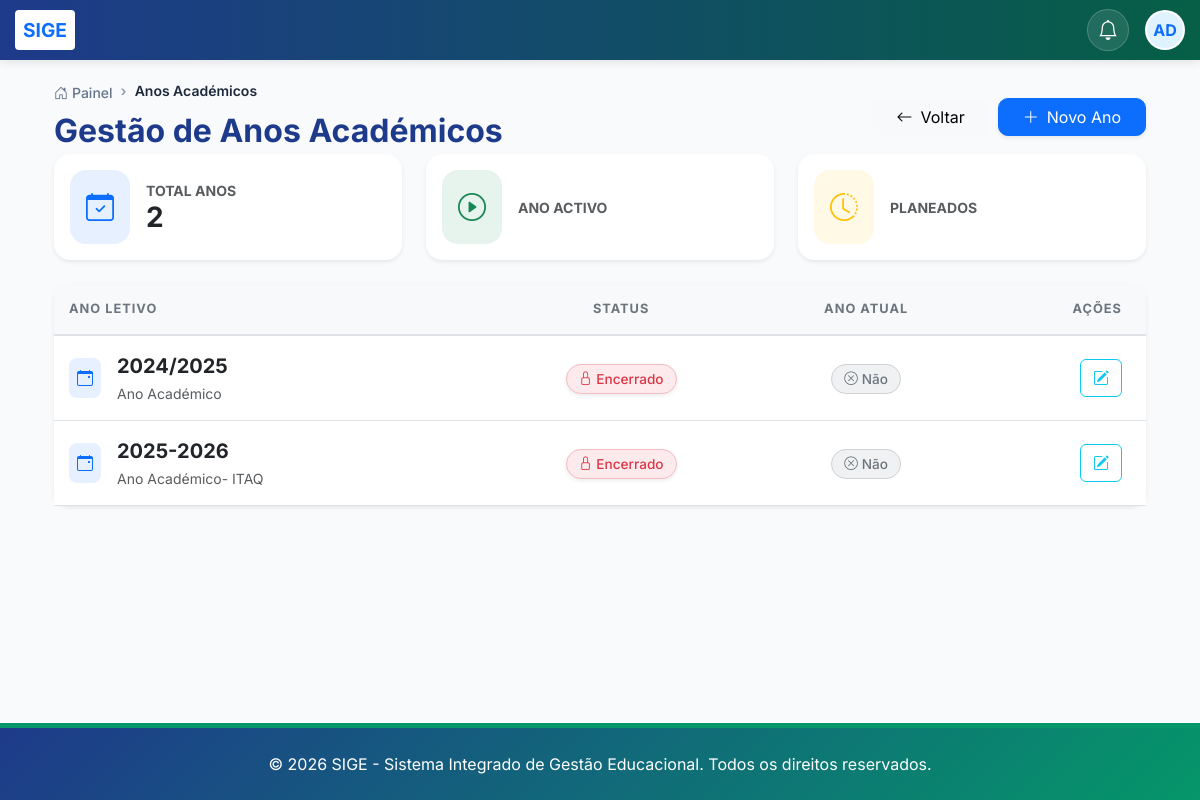
/anos-academicos/ (signed in), run on an earlier commit of the app's database.
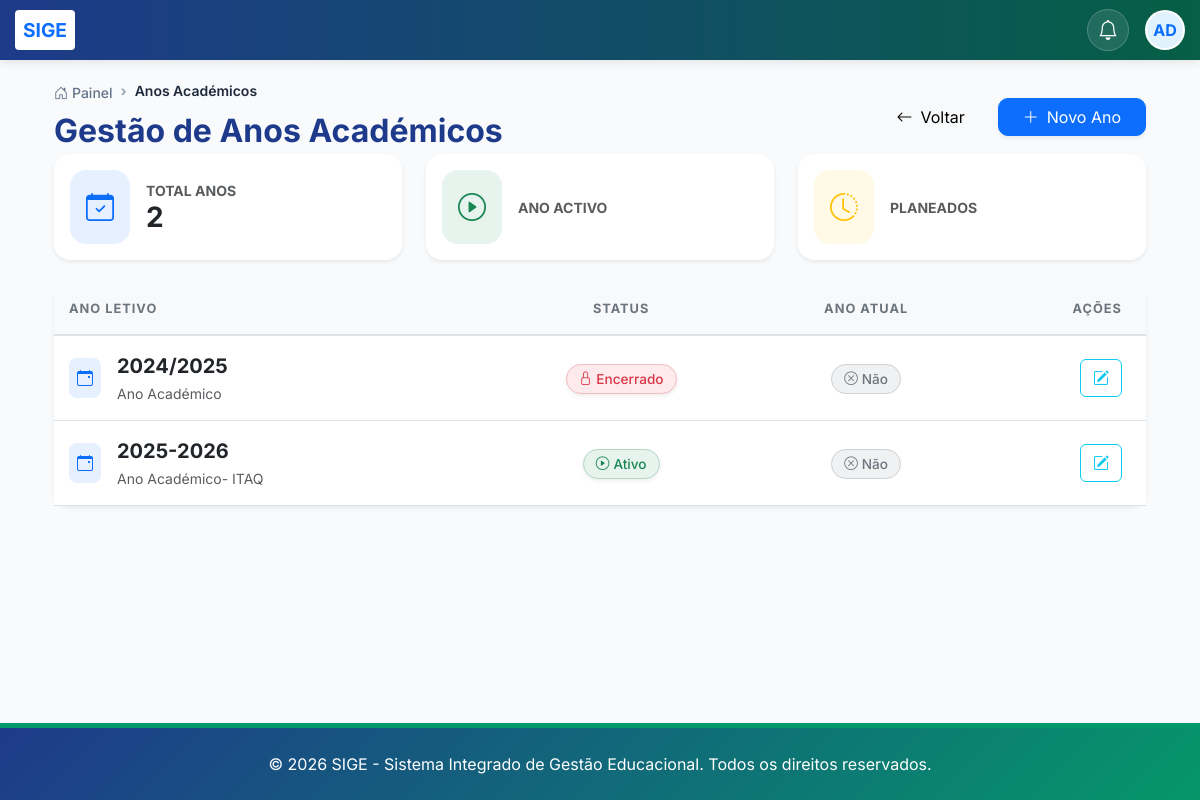
And on a later commit of the database.
### core/models.py (models this page shows, shortened)
class AnoAcademico(models.Model):
    ESTADO_CHOICES = [
        ('PLANEADO', 'Planeado'),
        ('ATIVO', 'Ativo'),
        ('ENCERRADO', 'Encerrado'),
    ]
    codigo = models.CharField(max_length=20, unique=True, verbose_name="Código (ex: 2024/2025)", default="0000/0000")
    descricao = models.CharField(max_length=255, verbose_name="Descrição", default="Ano Académico")
    data_inicio = models.DateField(verbose_name="Data de Início", default=timezone.now)
    data_fim = models.DateField(verbose_name="Data de Fim", default=timezone.now)
    estado = models.CharField(max_length=20, choices=ESTADO_CHOICES, default='PLANEADO', verbose_name="Estado")
    ano_atual = models.BooleanField(default=False, verbose_name="Ano Atual")
    cobrar_propinas = models.BooleanField(default=True, verbose_name="Cobrar Propinas/Mensalidades")
    dia_pagamento_limite = models.PositiveIntegerField(default=10, verbose_name="Dia Limite de Pagamento (sem multa)")
    dia_inicio_multa = models.PositiveIntegerField(default=11, verbose_name="Dia de Início da Multa")
    percentagem_multa_inicial = models.DecimalField(max_digits=5, decimal_places=2, default=10.00, verbose_name="% Multa Inicial")
    percentagem_multa_diaria = models.DecimalField(max_digits=5, decimal_places=2, default=1.00, verbose_name="% Multa Diária Adicional")
    dia_limite_multa = models.PositiveIntegerField(default=30, verbose_name="Dia Limite para Pagamento com Multa")
    dia_bloqueio_estudante = models.PositiveIntegerField(default=15, verbose_name="Dia de Bloqueio Automático")
    bloquear_estudante_atrasado = models.BooleanField(default=True, verbose_name="Bloquear Estudante em Atraso")
    bloqueado_por_divida = models.BooleanField(default=False, verbose_name="Bloqueado por Dívida")
    criado_por = models.ForeignKey(User, on_delete=models.SET_NULL, null=True, blank=True, verbose_name="Criado por")
    data_criacao = models.DateTimeField(auto_now_add=True, verbose_name="Data de Criação")
    class Meta:
        verbose_name = "Ano Académico"
        verbose_name_plural = "Anos Académicos"
        ordering = ['-data_inicio']

### core/views.py (the view)
# urls.py: path('anos-academicos/', views.ano_academico_lista, name='ano_academico_lista'),
@login_required
def ano_academico_lista(request):
    anos = AnoAcademico.objects.all()
    return render(request, 'core/ano_academico_lista.html', {'anos': anos})

### core/context_processors.py (called while the page is built)
def subscricao_context(request):
    if not request.user.is_authenticated:
        return {}
    subscricao = Subscricao.objects.filter(estado__in=['ativo', 'teste']).first()
    return {'subscricao': subscricao}

def global_academic_context(request):
    config = ConfiguracaoEscola.objects.first()
    context = {
        'config': config
    }
    if request.user.is_authenticated:
        ano_id = request.session.get('ano_academico_id')
        if ano_id:
            ano_atual = AnoAcademico.objects.filter(id=ano_id).first()
        else:
            ano_atual = AnoAcademico.get_atual()
            if ano_atual:
                request.session['ano_academico_id'] = ano_atual.id
        semestre_atual = None
        if ano_atual:
            semestre_atual = ano_atual.semestres.filter(ativo=True).first()
        perfil = PerfilUsuario.objects.filter(user=request.user).first()
        context.update({
            'ano_atual': ano_atual,
            'semestre_atual': semestre_atual,
            'user_perfil': perfil
        })
    return context

### core/templates/core/ano_academico_lista.html (shortened to what this page needs)
{% extends 'core/base.html' %}
{% block content %}
<div class="page-header">
    <div class="container">
        <div class="d-flex justify-content-between align-items-center">
            <div>
                <nav aria-label="breadcrumb">
                    <ol class="breadcrumb mb-2">
                        <li class="breadcrumb-item"><a href="{% url 'painel_principal' %}"><i class="bi bi-house-door me-1"></i>Painel</a></li>
                        <li class="breadcrumb-item active" aria-current="page">Anos Académicos</li>
                    </ol>
                </nav>
                <h2 class="fw-bold mb-1" style="color: #1e3a8a;">Gestão de Anos Académicos</h2>
            </div>
            <div class="d-flex gap-2">
                <a href="{% url 'cronograma_academico' %}" class="btn btn-light px-4" style="border-radius: 10px;">
                    <i class="bi bi-arrow-left me-2"></i>Voltar
                </a>
                <button type="button" class="btn btn-primary px-4 shadow-sm" style="border-radius: 10px;" onclick="openAcademicModal()">
                    <i class="bi bi-plus-lg me-2"></i>Novo Ano
                </button>
            </div>
        </div>
    </div>
</div>
<div class="container pb-5">
    <div class="row g-4 mb-4">
        <div class="col-md-4">
            <div class="card border-0 shadow-sm rounded-4 h-100 p-3 bg-white transition-hover">
                <div class="d-flex align-items-center">
                    <div class="bg-primary bg-opacity-10 p-3 rounded-4 me-3">
                        <i class="bi bi-calendar-check text-primary fs-3"></i>
                    </div>
                    <div>
                        <div class="text-muted small fw-bold text-uppercase">Total Anos</div>
                        <div class="h3 fw-bold mb-0 text-dark">{{ anos.count }}</div>
                    </div>
                </div>
            </div>
        </div>
        <div class="col-md-4">
            <div class="card border-0 shadow-sm rounded-4 h-100 p-3 bg-white transition-hover">
                <div class="d-flex align-items-center">
                    <div class="bg-success bg-opacity-10 p-3 rounded-4 me-3">
                        <i class="bi bi-play-circle text-success fs-3"></i>
                    </div>
                    <div>
                        <div class="text-muted small fw-bold text-uppercase">Ano Activo</div>
                    </div>
                </div>
            </div>
        </div>
        <div class="col-md-4">
            <div class="card border-0 shadow-sm rounded-4 h-100 p-3 bg-white transition-hover">
                <div class="d-flex align-items-center">
                    <div class="bg-warning bg-opacity-10 p-3 rounded-4 me-3">
                        <i class="bi bi-clock-history text-warning fs-3"></i>
                    </div>
                    <div>
                        <div class="text-muted small fw-bold text-uppercase">Planeados</div>
                    </div>
                </div>
            </div>
        </div>
    </div>
    <div class="card academic-card shadow-sm border-0">
        <div class="card-body p-0">
            <div class="table-responsive">
                <table class="table table-modern mb-0">
                    <thead>
                        <tr>
                            <th>Ano Letivo</th>
                            <th class="text-center">Status</th>
                            <th class="text-center">Ano Atual</th>
                            <th class="text-end pe-4">Ações</th>
                        </tr>
                    </thead>
                    <tbody>
                        {% for ano in anos %}
                        <tr>
                            <td>
                                <div class="d-flex align-items-center">
                                    <div class="bg-primary bg-opacity-10 p-2 rounded-3 me-3">
                                        <i class="bi bi-calendar-event text-primary"></i>
                                    </div>
                                    <div>
                                        <span class="fw-bold text-dark fs-5 d-block">{{ ano.codigo }}</span>
                                        <small class="text-muted">Ano Académico{% if "ITAQ" in ano.descricao %}- ITAQ{% endif %}</small>
                                    </div>
                                </div>
                            </td>
                            <td class="text-center">
                                {% if ano.estado == 'ATIVO' %}
                                <span class="status-badge bg-success bg-opacity-10 text-success border border-success border-opacity-25 shadow-sm">
                                    <i class="bi bi-play-circle me-1"></i>Ativo
                                </span>
                                {% elif ano.estado == 'PLANEADO' %}
                                <span class="status-badge bg-info bg-opacity-10 text-info border border-info border-opacity-25 shadow-sm">
                                    <i class="bi bi-clock me-1"></i>Planeado
                                </span>
                                {% else %}
                                <span class="status-badge bg-danger bg-opacity-10 text-danger border border-danger border-opacity-25 shadow-sm">
                                    <i class="bi bi-lock me-1"></i>Encerrado
                                </span>
                                {% endif %}
                            </td>
                            <td class="text-center">
                                {% if ano.ano_atual %}
                                <span class="badge bg-primary rounded-pill px-3 py-2 shadow-sm">
                                    <i class="bi bi-check-circle me-1"></i>Sim
                                </span>
                                {% else %}
                                <span class="status-badge bg-secondary bg-opacity-10 text-secondary border border-secondary border-opacity-25">
                                    <i class="bi bi-x-circle me-1"></i>Não
                                </span>
                                {% endif %}
                            </td>
                            <td class="text-end pe-4">
                                {% if ano.status != 'encerrado' %}
                                <button type="button" class="btn-action btn btn-outline-info" title="Editar" onclick="openAcademicModal('{{ ano.pk }}')">
                                    <i class="bi bi-pencil-square"></i>
                                </button>
                                {% else %}
                                <button type="button" class="btn-action btn btn-outline-secondary disabled" title="Ano Encerrado (Bloqueado)">
                                    <i class="bi bi-lock-fill"></i>
                                </button>
                                {% endif %}
                            </td>
                        </tr>
                        {% endfor %}
                    </tbody>
                </table>
            </div>
        </div>
    </div>
</div>
{% endblock %}

### core/templates/core/base.html (shortened to what this page needs)
{% load static %}
<!DOCTYPE html>
<html lang="pt-br">
<head>
    <link href="https://cdn.jsdelivr.net/npm/bootstrap@5.3.0/dist/css/bootstrap.min.css" rel="stylesheet">
    <link rel="stylesheet" href="https://cdn.jsdelivr.net/npm/bootstrap-icons@1.11.0/font/bootstrap-icons.css">
</head>
<body>
    {% if user.is_authenticated %}
    <div class="navbar-top">
        <div class="navbar-content d-flex justify-content-between align-items-center w-100">
            <div class="d-flex align-items-center">
                <div class="user-logo-container">
                    <a href="/" style="text-decoration: none; display: flex; align-items: center;">
                    </a>
                </div>
            </div>
            <div class="d-flex align-items-center gap-3">
                <button type="button" class="nav-icon-btn" title="Notificações" data-bs-toggle="modal" data-bs-target="#modalNotificacoesRapidas">
                    <i class="bi bi-bell fs-5"></i>
                </button>
                <div class="dropdown">
                    <div class="user-avatar" id="userDropdown" data-bs-toggle="dropdown" aria-expanded="false" style="cursor: pointer;">
                    </div>
                </div>
            </div>
        </div>
    </div>
    {% endif %}
    <main class="container">
        {% block content %}{% endblock %}
    </main>
    <footer class="py-4">
        <div class="container text-center">
            <div class="row align-items-center">
                <div class="col-12">
                    <p class="mb-0">&copy; 2026 SIGE - Sistema Integrado de Gestão Educacional. Todos os direitos reservados.</p>
                </div>
            </div>
        </div>
    </footer>
</body>
</html>

### core/templates/core/base.html (style rules this page uses)
:root { --primary-color: #1e3a8a; --secondary-color: #059669; --accent-color: #f59e0b; --light-bg: #f8fafc; }
html, body { height: 100%; margin: 0; padding: 0; }
body { font-family: 'Inter', sans-serif; background-color: #f8fafc; display: flex; flex-direction: column; min-height: 100vh; }
main { flex: 1 0 auto; width: 100%; padding-top: 20px; padding-bottom: 120px; }
footer { flex-shrink: 0; background: linear-gradient(135deg, var(--primary-color) 0%, var(--secondary-color) 100%); color: white; padding: 25px 0; width: 100%; border-top: 5px solid var(--secondary-color); position: relative; margin-top: auto; z-index: 1000; }
.navbar-top { flex-shrink: 0; background: linear-gradient(90deg, #1e3a8a 0%, #065f46 100%); height: 60px; color: white; display: flex; align-items: center; padding: 0 15px; z-index: 10001; box-shadow: 0 2px 10px rgba(0,0,0,0.1); }
.user-logo-container { background: white; padding: 4px 8px; border-radius: 4px; display: flex; align-items: center; justify-content: center; height: 40px; margin-right: 15px; }
.nav-icon-btn { width: 38px; height: 38px; border-radius: 50%; display: flex; align-items: center; justify-content: center; background: rgba(255,255,255,0.1); color: white; transition: all 0.2s; position: relative; border: 1px solid rgba(255,255,255,0.2); }
.user-avatar { width: 40px; height: 40px; border-radius: 50%; background: white; display: flex; align-items: center; justify-content: center; overflow: hidden; border: 2px solid rgba(255,255,255,0.8); position: relative; }
.nav-icon-btn { width: 42px; height: 42px; border-radius: 50%; display: flex; align-items: center; justify-content: center; background: rgba(255,255,255,0.1); color: white; transition: all 0.2s; position: relative; }
main { flex: 1 0 auto; width: 100%; padding-top: 20px; padding-bottom: 100px; margin-bottom: 0; }
.card { transition: transform 0.3s; height: 100%; border-radius: 15px; border: none; box-shadow: 0 4px 6px rgba(0,0,0,0.05); }
.breadcrumb { background: transparent; padding: 0; margin-bottom: 1rem; }
.breadcrumb-item + .breadcrumb-item::before { content: "›"; color: #94a3b8; font-weight: bold; }
.breadcrumb-item a { color: #64748b; text-decoration: none; transition: color 0.2s; font-size: 0.875rem; font-weight: 500; }
.breadcrumb-item.active { color: #1e293b; font-weight: 600; font-size: 0.875rem; }

### core/templates/core/ano_academico_lista.html (style rules this page uses)
.academic-card { border: none; border-radius: 15px; box-shadow: 0 4px 20px rgba(0,0,0,0.08); transition: transform 0.3s ease; }
.table-modern thead th { background-color: #f8f9fa; text-transform: uppercase; font-size: 0.8rem; letter-spacing: 1px; color: #6c757d; border-bottom: 2px solid #dee2e6; padding: 15px; }
.table-modern tbody td { padding: 15px; vertical-align: middle; }
.status-badge { padding: 6px 12px; border-radius: 20px; font-weight: 500; font-size: 0.85rem; }
.transition-hover { transition: all 0.3s ease; }

What changed in the data, as far as the page shows it:
changed AnoAcademico (number 2 of 2 on the later page): estado "Encerrado" → "Ativo"
